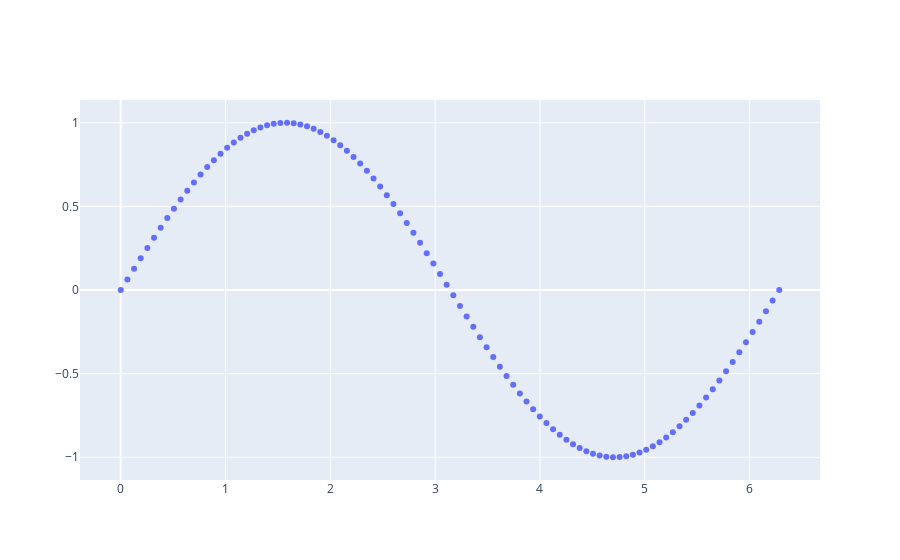

Notebook code cell kept with this figure:
### Code cell
fig2.add_scatter(x = x, y = y, mode='markers')
